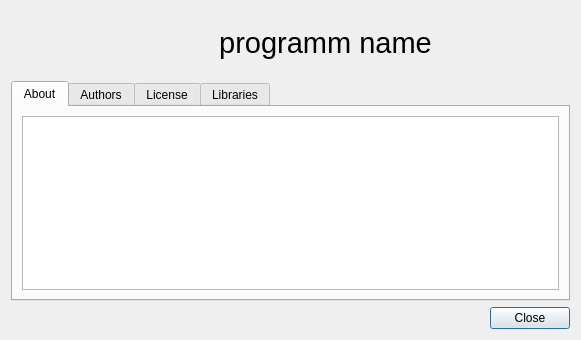
<?xml version="1.0" encoding="UTF-8"?>
<ui version="4.0">
 <class>CAboutDialog</class>
 <widget class="QDialog" name="CAboutDialog">
  <property name="geometry">
   <rect>
    <x>0</x>
    <y>0</y>
    <width>581</width>
    <height>340</height>
   </rect>
  </property>
  <property name="windowTitle">
   <string>Dialog</string>
  </property>
  <layout class="QVBoxLayout" name="verticalLayout">
   <item>
    <layout class="QHBoxLayout" name="horizontalLayout">
     <item>
      <widget class="QLabel" name="label_2">
       <property name="sizePolicy">
        <sizepolicy hsizetype="Fixed" vsizetype="Fixed">
         <horstretch>0</horstretch>
         <verstretch>0</verstretch>
        </sizepolicy>
       </property>
       <property name="minimumSize">
        <size>
         <width>64</width>
         <height>64</height>
        </size>
       </property>
       <property name="maximumSize">
        <size>
         <width>64</width>
         <height>64</height>
        </size>
       </property>
       <property name="text">
        <string/>
       </property>
       <property name="scaledContents">
        <bool>true</bool>
       </property>
      </widget>
     </item>
     <item>
      <widget class="QLabel" name="label_programmTitle">
       <property name="font">
        <font>
         <pointsize>22</pointsize>
        </font>
       </property>
       <property name="text">
        <string>programm name</string>
       </property>
       <property name="textFormat">
        <enum>Qt::RichText</enum>
       </property>
       <property name="alignment">
        <set>Qt::AlignCenter</set>
       </property>
      </widget>
     </item>
    </layout>
   </item>
   <item>
    <widget class="QTabWidget" name="tabWidget">
     <property name="enabled">
      <bool>true</bool>
     </property>
     <property name="currentIndex">
      <number>0</number>
     </property>
     <widget class="QWidget" name="tab_about">
      <attribute name="title">
       <string>About</string>
      </attribute>
      <layout class="QVBoxLayout" name="verticalLayout_2">
       <item>
        <widget class="QPlainTextEdit" name="plainTextEdit_about"/>
       </item>
      </layout>
     </widget>
     <widget class="QWidget" name="tab_authors">
      <attribute name="title">
       <string>Authors</string>
      </attribute>
      <layout class="QVBoxLayout" name="verticalLayout_5">
       <item>
        <widget class="QPlainTextEdit" name="plainTextEdit_authors">
         <property name="lineWrapMode">
          <enum>QPlainTextEdit::NoWrap</enum>
         </property>
         <property name="readOnly">
          <bool>true</bool>
         </property>
        </widget>
       </item>
      </layout>
     </widget>
     <widget class="QWidget" name="tab_license">
      <attribute name="title">
       <string>License</string>
      </attribute>
      <layout class="QVBoxLayout" name="verticalLayout_4">
       <item>
        <widget class="QPlainTextEdit" name="plainTextEdit_license">
         <property name="lineWrapMode">
          <enum>QPlainTextEdit::NoWrap</enum>
         </property>
         <property name="readOnly">
          <bool>true</bool>
         </property>
        </widget>
       </item>
      </layout>
     </widget>
     <widget class="QWidget" name="tab_libraries">
      <attribute name="title">
       <string>Libraries</string>
      </attribute>
      <layout class="QVBoxLayout" name="verticalLayout_3">
       <item>
        <widget class="QPlainTextEdit" name="plainTextEdit_libraries">
         <property name="lineWrapMode">
          <enum>QPlainTextEdit::NoWrap</enum>
         </property>
         <property name="readOnly">
          <bool>true</bool>
         </property>
        </widget>
       </item>
      </layout>
     </widget>
    </widget>
   </item>
   <item>
    <widget class="QDialogButtonBox" name="buttonBox">
     <property name="orientation">
      <enum>Qt::Horizontal</enum>
     </property>
     <property name="standardButtons">
      <set>QDialogButtonBox::Close</set>
     </property>
    </widget>
   </item>
  </layout>
 </widget>
 <tabstops>
  <tabstop>tabWidget</tabstop>
  <tabstop>plainTextEdit_about</tabstop>
  <tabstop>plainTextEdit_authors</tabstop>
  <tabstop>plainTextEdit_license</tabstop>
  <tabstop>plainTextEdit_libraries</tabstop>
  <tabstop>buttonBox</tabstop>
 </tabstops>
 <resources/>
 <connections>
  <connection>
   <sender>buttonBox</sender>
   <signal>accepted()</signal>
   <receiver>CAboutDialog</receiver>
   <slot>accept()</slot>
   <hints>
    <hint type="sourcelabel">
     <x>248</x>
     <y>254</y>
    </hint>
    <hint type="destinationlabel">
     <x>157</x>
     <y>274</y>
    </hint>
   </hints>
  </connection>
  <connection>
   <sender>buttonBox</sender>
   <signal>rejected()</signal>
   <receiver>CAboutDialog</receiver>
   <slot>reject()</slot>
   <hints>
    <hint type="sourcelabel">
     <x>316</x>
     <y>260</y>
    </hint>
    <hint type="destinationlabel">
     <x>286</x>
     <y>274</y>
    </hint>
   </hints>
  </connection>
 </connections>
</ui>
